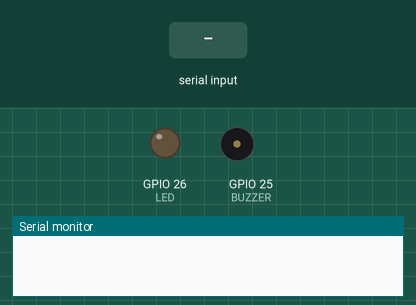
Recording of a sketch running on a simulated ESP32. On the bench: output pins drawn as LEDs (lit = HIGH), buzzer (waves = sounding), the last lines printed to the serial monitor. The inputs (shaded band) are chosen by the test bench.

Above: at 1.2 s.
1.3 s: "1\n" received over Serial
At 1.8 s:
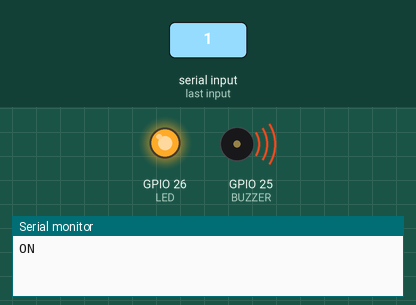
2.8 s: "0\n" received over Serial
At 4.4 s:
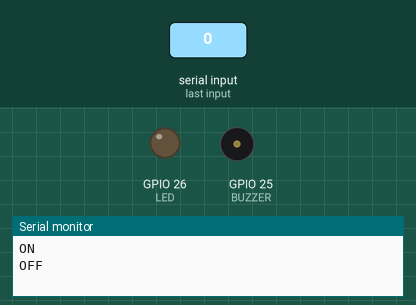
Timing chart, 0 to 5.9 s (numbered marks = the images above; inputs shaded):
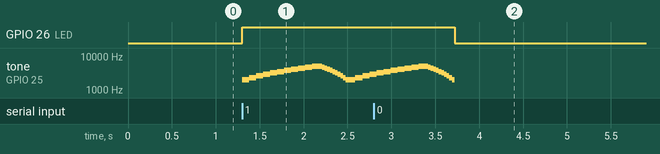

The sketch:

esp32_buzzer_code.ino
```cpp
#define BUZZER 25
#define LED 26

bool alarmOn = false;

void setup() {
  Serial.begin(115200);
  pinMode(BUZZER, OUTPUT);
  pinMode(LED, OUTPUT);
}

void loop() {

  if (Serial.available()) {
    String cmd = Serial.readStringUntil('\n');
    cmd.trim();

    if (cmd == "1") {
      alarmOn = true;
      Serial.println("ON");
    }

    if (cmd == "0") {
      alarmOn = false;
      noTone(BUZZER);
      digitalWrite(LED, LOW);
      Serial.println("OFF");
    }
  }

  if (alarmOn) {
    digitalWrite(LED,HIGH);
    for (int f = 2000; f <= 5000; f += 300) {
      // int brightness = map(f, 2000, 5000, 0, 255);
      // analogWrite(LED, brightness);
      tone(BUZZER, f);
      delay(80);
    }

    for (int f = 5000; f >= 2000; f -= 300) {
      // int brightness = map(f, 2000, 5000, 0, 255);
      // analogWrite(LED, brightness);
      tone(BUZZER, f);
      delay(30);
    }
  }
}


// #define BUZZER 13

// void setup() {

//   Serial.begin(115200);

//   pinMode(BUZZER, OUTPUT);

// }

// void loop() {

//   if (Serial.available()) {

//     String cmd = Serial.readStringUntil('\n');

//     cmd.trim();

//     Serial.print("Received: ");
//     Serial.println(cmd);

//     if (cmd == "1") {

//       Serial.println("BUZZER ON");

//       tone(BUZZER, 1000);

//     }

//     else if (cmd == "0") {

//       Serial.println("BUZZER OFF");

//       noTone(BUZZER);

//       digitalWrite(BUZZER, LOW);

//     }
//   }
// }
```

Measured:
- after the input at 1.3 s, GPIO 26 (LED): LOW → HIGH at once; tone on GPIO 25 (BUZZER): plays 2000 Hz for 0.08 s, 2300 Hz for 0.08 s, 2600 Hz for 0.08 s, 2900 Hz for 0.08 s, 3200 Hz for 0.08 s, 3500 Hz for 0.08 s … (24 notes in this stretch), starting at once
- after the input at 2.8 s, GPIO 26 (LED): HIGH → LOW after 0.92 s
